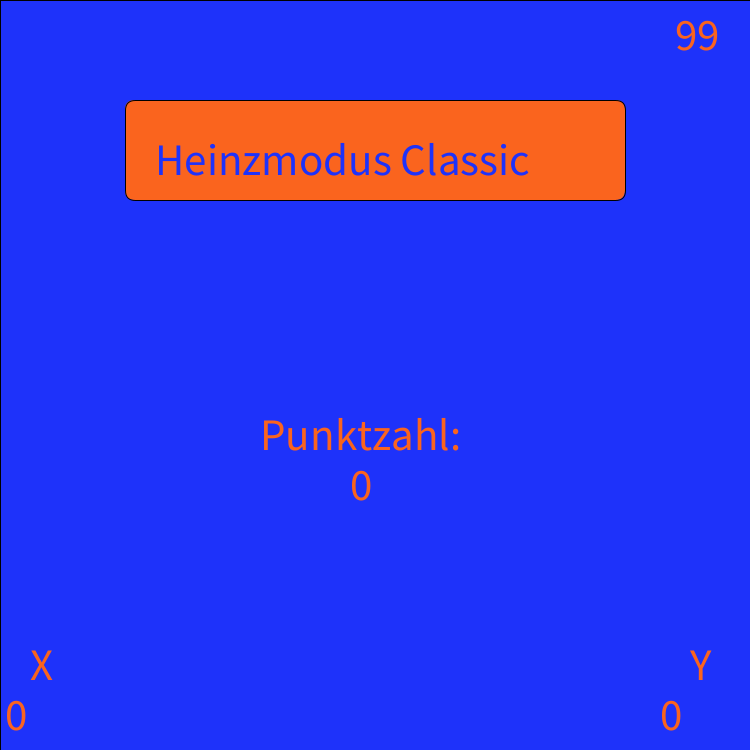
Frame 1 (no input)
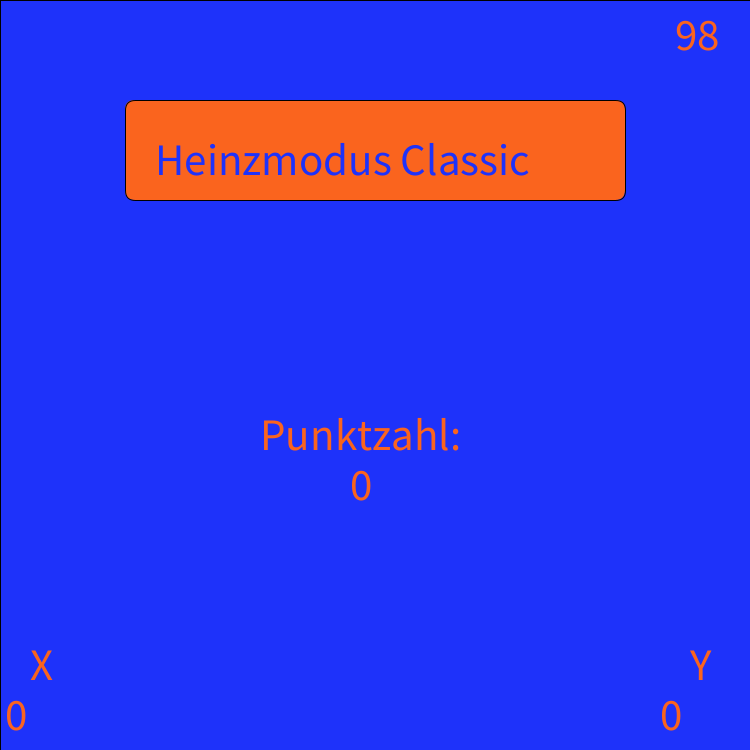
Frame 60 (the mouse pressed at the canvas centre just before this capture)
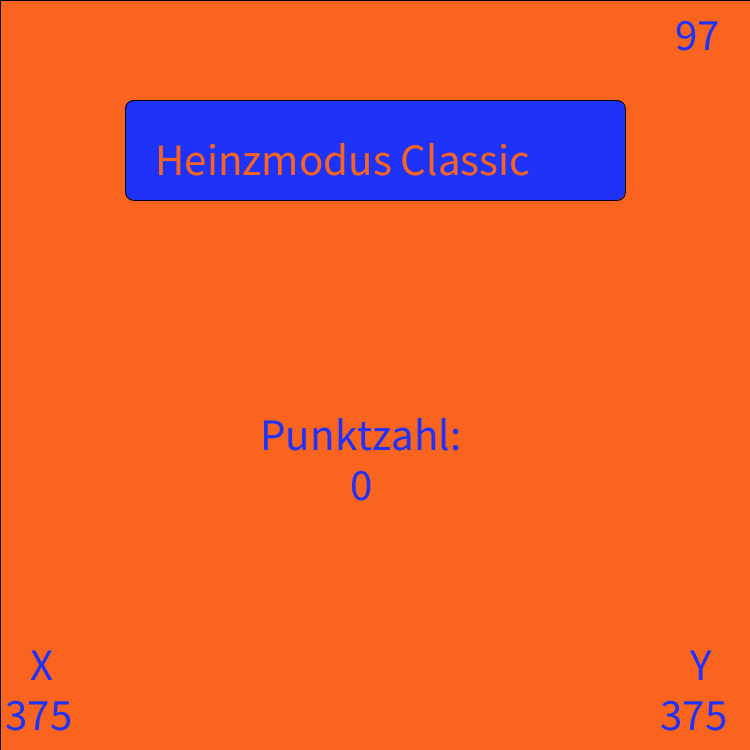
Frame 120 (the mouse held since frame 60 and released just before this capture)

The Processing sketch that drew these frames (run headless with seeded random() and noise(); from frame 60 on, the mouse is pressed at the canvas centre):

// Processing sketch: processing_149739
// ── processing_149739.pde

int heinzzahl=0;
int time=10000; //In derVollversion: 10000
int bildschirm=2;
color blue=color(30,50,250);
color orange=color(250,100,30);
color one=blue;
color two=orange;
void setup() {

  size(750,750);
}

void draw(){
  if(bildschirm==2){
  fill(one);
  rect(0,0,750,750);
  fill(two);
  rect(125,100,500,100,10);
  fill(one);
  textSize(45);
  text("Heinzmodus Classic",155,175);
  fill(two);
  text("Punktzahl:",260,450);  
  text(heinzzahl,350,500);
  text("X",30,680);
  text("Y",690,680);
  text(mouseX,5,730);
  text(mouseY,660,730);
  if(mousePressed&&mouseX==42&&mouseY==42&&time>0){
    heinzzahl++;
  }
  if(time>=0){
    time=time-2;
 text(time/100,675,50);   
  }
}

if(time==0){
  bildschirm++;
}
//Auswertung:
if(bildschirm==3){
fill(one);
  rect(0,0,750,750);
  fill(two);
  rect(125,100,500,100);
  fill(one);
  textSize(45);
  text("Heinzmodus Classic",155,175);
  if(heinzzahl>=2000){  //In der Vollversion: 2000
    fill(orange);
    textSize(40);
    text("Deine Punktzahl",220,400);
    textSize(30);
    text(heinzzahl,330,475);
    textSize(35);
    text("Du bist ein wahrer Heinz geworden!",90,550);
  }else{
    fill(orange);
    textSize(40);
    text("Deine Punktzahl",220,400);
    textSize(30);
    text(heinzzahl,330,475);
    textSize(35);
    text("Du bist eines Heinz nicht würdig!",90,550);  
    }

}

}


void mouseClicked(){
  if (time>0){
    heinzzahl++;
  }
}

void mousePressed(){
  one=orange;
  two=blue;
}
void mouseReleased(){
    one=blue;
    two=orange;

}



    
